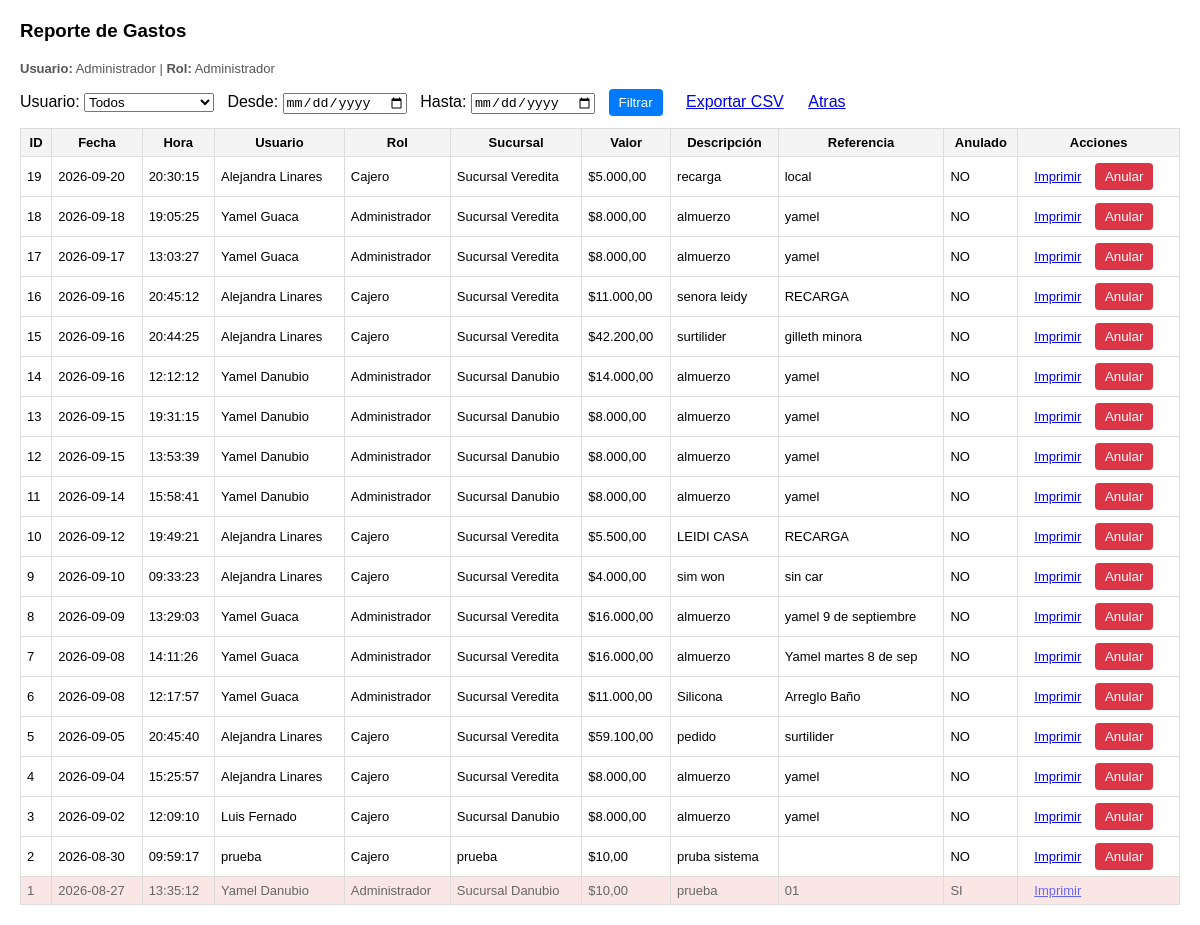
The page /admin/gastos_list.php (signed in) on the database as committed earlier.
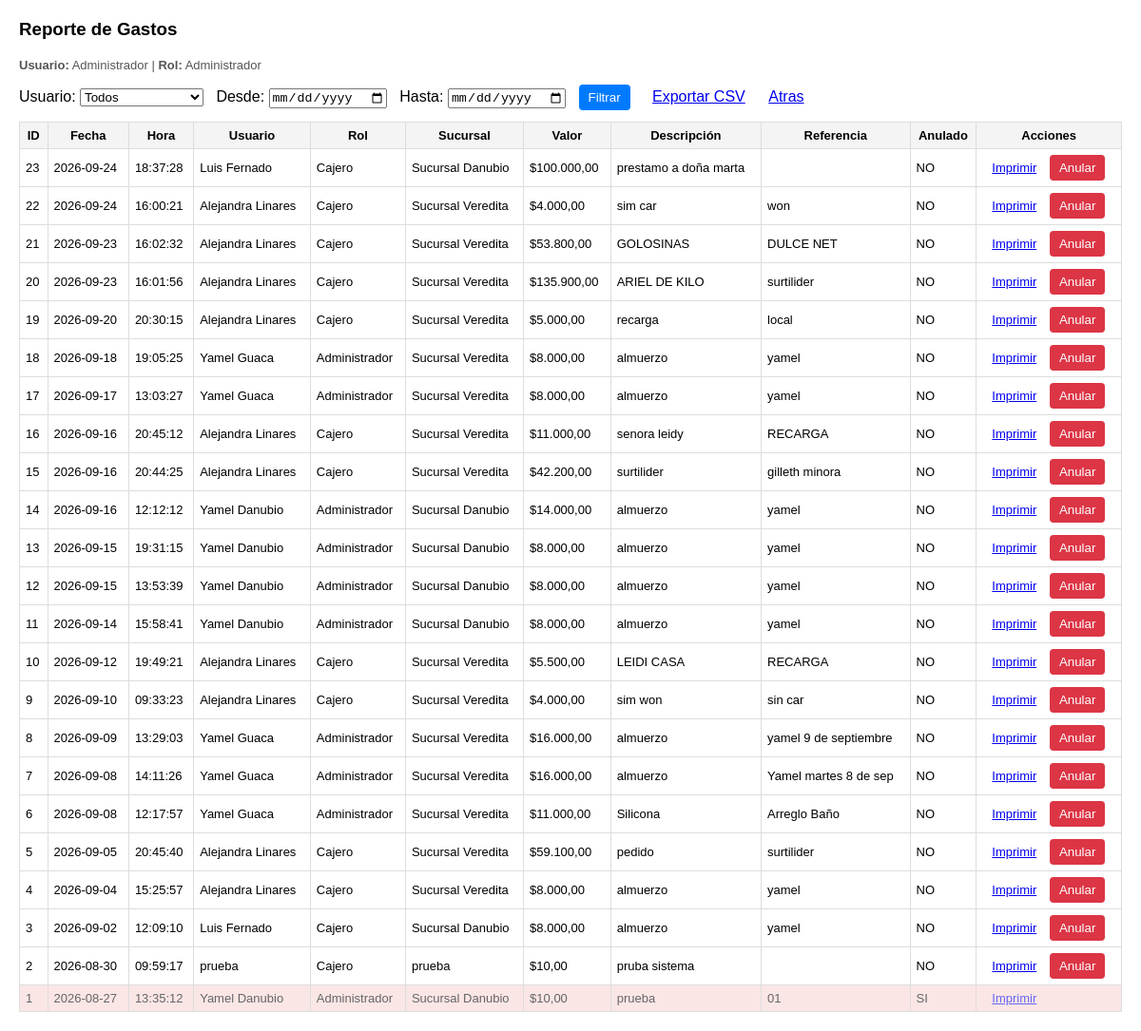
The same page on the database as committed later.
### tables this page shows
CREATE TABLE `gastos` (
  `id` int(11) NOT NULL,
  `usuario_id` int(11) NOT NULL,
  `rol_id` int(11) NOT NULL,
  `branch_id` int(11) DEFAULT NULL,
  `fecha` date NOT NULL,
  `hora` time NOT NULL,
  `valor` decimal(12,2) NOT NULL,
  `descripcion` varchar(255) NOT NULL,
  `referencia` varchar(100) DEFAULT NULL,
  `created_at` timestamp NOT NULL DEFAULT current_timestamp(),
  `updated_at` timestamp NULL DEFAULT NULL ON UPDATE current_timestamp(),
  `anulado` tinyint(1) NOT NULL DEFAULT 0,
  `anulado_by` int(11) DEFAULT NULL,
  `anulado_at` datetime DEFAULT NULL
);

CREATE TABLE `users` (
  `id` int(11) NOT NULL,
  `name` varchar(100) NOT NULL,
  `email` varchar(150) NOT NULL,
  `password_hash` varchar(255) NOT NULL,
  `role_id` int(11) NOT NULL,
  `branch_id` int(11) NOT NULL DEFAULT 1,
  `active` tinyint(1) DEFAULT 1,
  `created_at` timestamp NOT NULL DEFAULT current_timestamp()
);

CREATE TABLE `roles` (
  `id` int(11) NOT NULL,
  `name` varchar(50) NOT NULL,
  `description` varchar(255) DEFAULT NULL,
  `created_at` timestamp NOT NULL DEFAULT current_timestamp()
);

### admin/gastos_list.php (the view, shortened to what this page needs)
<?php
require_once __DIR__ . '/../includes/config.php';
$usuario = $_SESSION['user'];
$rol_id  = (int) $usuario['role_id'];
$filter_from = $_GET['from'] ?? '';
$filter_to   = $_GET['to'] ?? '';
$where = ["1=1"];
$params = [];
$sql = "
SELECT g.*, u.name AS usuario_nombre, r.name AS rol_nombre,
       COALESCE(b.name, ub.name) AS branch_name
FROM gastos g
LEFT JOIN users u ON u.id = g.usuario_id
LEFT JOIN roles r ON r.id = g.rol_id
LEFT JOIN branches b ON b.id = g.branch_id
LEFT JOIN branches ub ON ub.id = u.branch_id
WHERE ".implode(" AND ",$where)." ORDER BY g.created_at DESC LIMIT 500
";
$stmt=$pdo->prepare($sql); $stmt->execute($params);
$gastos=$stmt->fetchAll();
?>
<!DOCTYPE html>
<html lang="es">
<head>
</head>
<body>
<h3>Reporte de Gastos</h3>
<p class="small"><strong>Usuario:</strong> <?=htmlspecialchars($usuario['name'])?> | <strong>Rol:</strong> <?=htmlspecialchars($usuario['role_name'])?></p>
<form method="GET" class="filters">
  <label>Usuario:
    <select name="usuario_id">
      <option value="0">Todos</option>
    </select>
  </label>
  <label>Desde: <input type="date" name="from" value="<?=htmlspecialchars($filter_from)?>"></label>
  <label>Hasta: <input type="date" name="to" value="<?=htmlspecialchars($filter_to)?>"></label>
  <button type="submit" class="btn btn-primary">Filtrar</button>
  <a class="btn" href="gastos_list.php?<?=http_build_query(array_merge($_GET,['export'=>'csv']))?>">Exportar CSV</a>
  <a href="/mi_tienda/admin/dashboard.php" class="btn">Atras</a>
</form>
<table>
  <thead>
    <tr>
      <th>ID</th>
      <th>Fecha</th>
      <th>Hora</th>
      <th>Usuario</th>
      <th>Rol</th>
      <th>Sucursal</th>
      <th>Valor</th>
      <th>Descripción</th>
      <th>Referencia</th>
      <th>Anulado</th>
      <th>Acciones</th>
    </tr>
  </thead>
  <tbody>
    <?php foreach($gastos as $g): ?>
      <tr style="<?=$g['anulado'] ? 'opacity:0.6;background:#f9d6d6' : ''?>">
        <td><?=htmlspecialchars($g['id'])?></td>
        <td><?=htmlspecialchars($g['fecha'])?></td>
        <td><?=htmlspecialchars($g['hora'])?></td>
        <td><?=htmlspecialchars($g['usuario_nombre'])?></td>
        <td><?=htmlspecialchars($g['rol_nombre'])?></td>
        <td><?=htmlspecialchars($g['branch_name'] ?? '')?></td>
        <td><?= '$'.number_format($g['valor'],2,',','.')?></td>
        <td><?=htmlspecialchars($g['descripcion'])?></td>
        <td><?=htmlspecialchars($g['referencia'])?></td>
        <td><?=$g['anulado'] ? 'SI' : 'NO'?></td>
        <td>
          <a class="btn" href="invoice_print.php?gasto_id=<?=$g['id']?>" target="_blank">Imprimir</a>
          <?php if (!$g['anulado'] && $rol_id === 1): ?>
            <form method="POST" style="display:inline" onsubmit="return confirm('Confirmar anulación del gasto ID <?=$g['id']?>');">
              <button type="submit" class="btn btn-danger">Anular</button>
            </form>
          <?php endif; ?>
        </td>
      </tr>
    <?php endforeach; ?>
  </tbody>
</table>
</body>
</html>

### admin/gastos_list.php (style rules this page uses)
body { font-family:Arial;margin:20px }
table { border-collapse:collapse;width:100% }
th,td { border:1px solid #ddd;padding:6px;font-size:13px }
th { background:#f4f4f4 }
.btn { padding:6px 10px;border:0;border-radius:4px;cursor:pointer }
.btn-primary { background:#007bff;color:#fff }
.btn-danger { background:#dc3545;color:#fff }
.filters { margin-bottom:12px }
.small { font-size:13px;color:#555 }

Rows that differ between the two databases and show on the page:
added gastos: id "23", fecha "2026-09-24", hora "18:37:28", usuario.name "Luis Fernado", rol.name "Cajero", branch_name "Sucursal Danubio", valor "100.000,00", descripcion "prestamo a doña marta", anulado "NO"
added gastos: id "22", fecha "2026-09-24", hora "16:00:21", usuario.name "Alejandra Linares", rol.name "Cajero", branch_name "Sucursal Veredita", valor "4.000,00", descripcion "sim car", referencia "won", anulado "NO"
added gastos: id "21", fecha "2026-09-23", hora "16:02:32", usuario.name "Alejandra Linares", rol.name "Cajero", branch_name "Sucursal Veredita", valor "53.800,00", descripcion "GOLOSINAS", referencia "DULCE NET", anulado "NO"
added gastos: id "20", fecha "2026-09-23", hora "16:01:56", usuario.name "Alejandra Linares", rol.name "Cajero", branch_name "Sucursal Veredita", valor "135.900,00", descripcion "ARIEL DE KILO", referencia "surtilider", anulado "NO"
